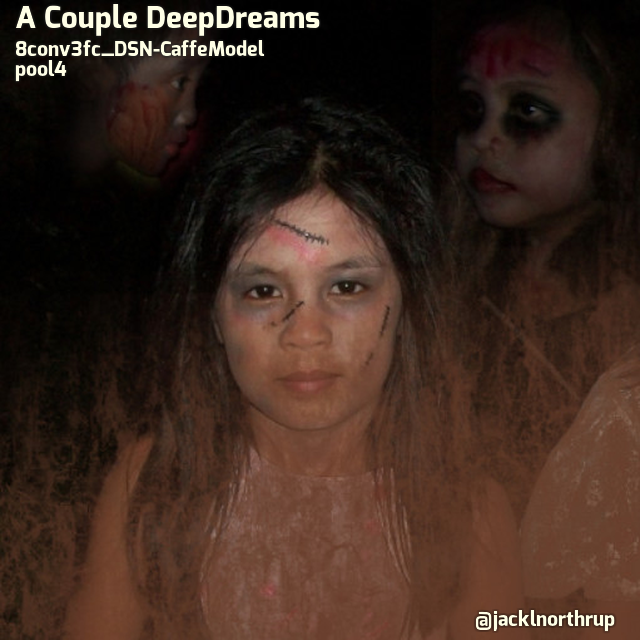
#> input picture TWITTER/images/TEMP_POST.png, 640 x 640 px, given as the content of the folder ck/Desktop/pycode/vpython2/TrigonometryBot/images/NewFolder/, which was not available
$ jupyter execute --allow-errors Image-Maker.ipynb   (shell and % lines are left out)   (Python 2 division)   (older library calls are emulated)   (text cells are left out)
#> lines starting #> are read from the running program, lines starting #| are printed output that depends on the picture; pictures that were not available may be replaced by others from this repository, and a replacement may not be noted
#> (a cell that did not finish here is left out)

#> (a cell that did not finish here is left out)

[cell 3]
import sys
sys.path.insert(0, "/home/jack/anaconda2/envs/py27/lib/python2.7/site-packages")
import cv2

[cell 4]
#1- GOOD RANDOM resize and crop
import PIL
import time
from PIL import Image
import random, os

path = r"/home/jack/Desktop/pycode/vpython2/TrigonometryBot/images/NewFolder/"
import random, os
random_filename = random.choice([
    x for x in os.listdir(path)
    if os.path.isfile(os.path.join(path, x))
])

img1 = path+"/"+random_filename
im1=Image.open(img1)
#> im1 is the input picture: PIL image 640x640 RGBA; mean R, G, B, A 59.8, 39.8, 30.2, 254.8
longer_side = max(im1.size)
basewidth = longer_side
img = Image.open(img1)
wpercent = (basewidth / float(img.size[0]))
hsize = int((float(img.size[1]) * float(wpercent)))
img = img.resize((basewidth, hsize), PIL.Image.ANTIALIAS)
half_the_width = img.size[0] / 2
half_the_height = img.size[1] / 2
img4 = img.crop(
    (
        half_the_width - 320,
        half_the_height - 320,
        half_the_width + 320,
        half_the_height + 320
    )
)
img4.save("ManRay_temp/TEMP-img4.png")


path2 = r"/home/jack/Desktop/pycode/vpython2/TrigonometryBot/images/"
#path2 = r"bugs/advertisements1800/"
random_filename2 = random.choice([
    y for y in os.listdir(path2)
    if os.path.isfile(os.path.join(path2, y))
])

img1a = path2+"/"+random_filename2
im1a=Image.open(img1a)
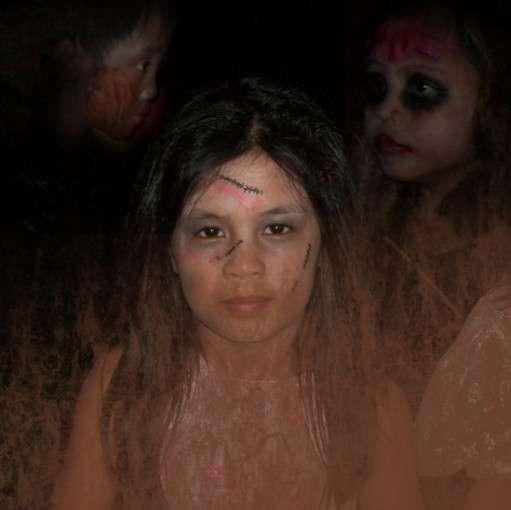
#> input picture TWITTER/images/girl.jpg, 511 x 510 px, found by its file name
#> im1a is the input picture: PIL image 511x510 RGB; mean R, G, B 56.5, 36.3, 27
basewidth = 1200
imga = Image.open(img1a)
wpercent = (basewidth / float(imga.size[0]))
hsize = int((float(img.size[1]) * float(wpercent)))
imga = imga.resize((basewidth, hsize), PIL.Image.ANTIALIAS)
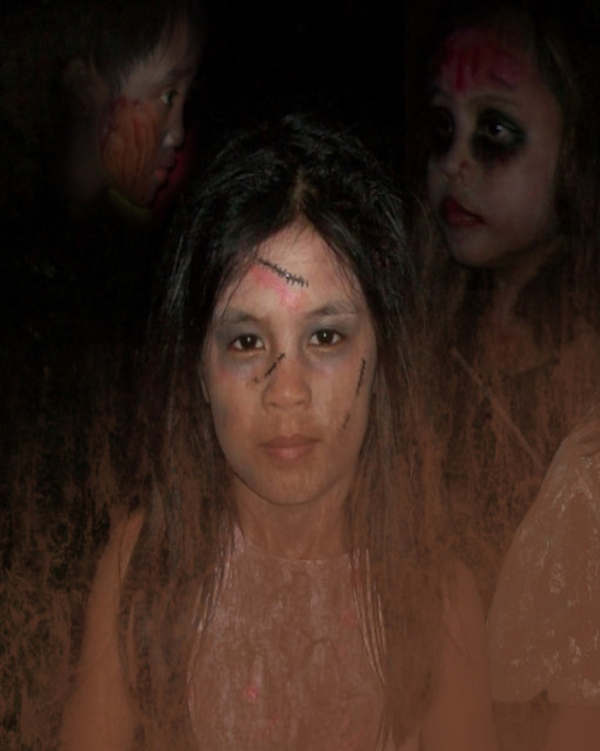
#> imga: PIL image 1200x1502 RGB (shown at 1/2 size); mean R, G, B 56.5, 36.3, 27
half_the_width = imga.size[0] / 2
half_the_height = imga.size[1] / 2
img4a = imga.crop(
    (
        half_the_width - 320,
        half_the_height - 320,
        half_the_width + 320,
        half_the_height + 320
    )
)
img4a.save("ManRay_temp/TEMP-img4a.png")
img1 = "ManRay_temp/TEMP-img4.png"
img2 = "ManRay_temp/TEMP-img4a.png"

from PIL import Image
#im1=Image.open(img1)
#im1.size # (width,height) tuple
#im2=Image.open(img2)
#im2.size # (width,height) tuple
background = Image.open(img1)
overlay = Image.open(img2)

#background = Image.open(img2)
background = background.convert("RGBA")
#overlay = Image.open(img2)
overlay = overlay.convert("RGBA")

new_img = Image.blend(background, overlay, 0.3)

timename = time.strftime("%Y%m%d-%H%M%S")
#filename = timename+".png"
filename = timename
#new_img.save(filename,"PNG")

new_img.save("ManRay_temp/save/"+filename+".png","PNG")

[cell 5]
# 2- GOOD RANDOM resize and crop  Sepia experiment
import PIL
from PIL import Image, ImageOps
import random, os
import time
path = r"bugs/steamengines/"
import random, os
random_filename = random.choice([
    x for x in os.listdir(path)
    if os.path.isfile(os.path.join(path, x))
])

img1 = path+"/"+random_filename
im1=Image.open(img1)
longer_side = max(im1.size)
basewidth = longer_side
img = Image.open(img1)
wpercent = (basewidth / float(img.size[0]))
hsize = int((float(img.size[1]) * float(wpercent)))
img = img.resize((basewidth, hsize), PIL.Image.ANTIALIAS)
half_the_width = img.size[0] / 2
half_the_height = img.size[1] / 2
im = img.crop(
    (
        half_the_width - 320,
        half_the_height - 320,
        half_the_width + 320,
        half_the_height + 320
    )
)


# GOOD WORKING TURNS IMAGE SEPIA


def make_linear_ramp(white):
    # putpalette expects [r,g,b,r,g,b,...]
#> called with white = (255, 240, 192)
    ramp = []
    r, g, b = white
    for i in range(255):
        ramp.extend((r*i/255, g*i/255, b*i/255))
    return ramp
# make sepia ramp (tweak color as necessary)
sepia = make_linear_ramp((255, 240, 192))

# [6 lines of commented-out code are left out]
if im.mode != "L":
    im = im.convert("L")

# optional: apply contrast enhancement here, e.g.
im = ImageOps.autocontrast(im)

# apply sepia palette
im.putpalette(sepia)
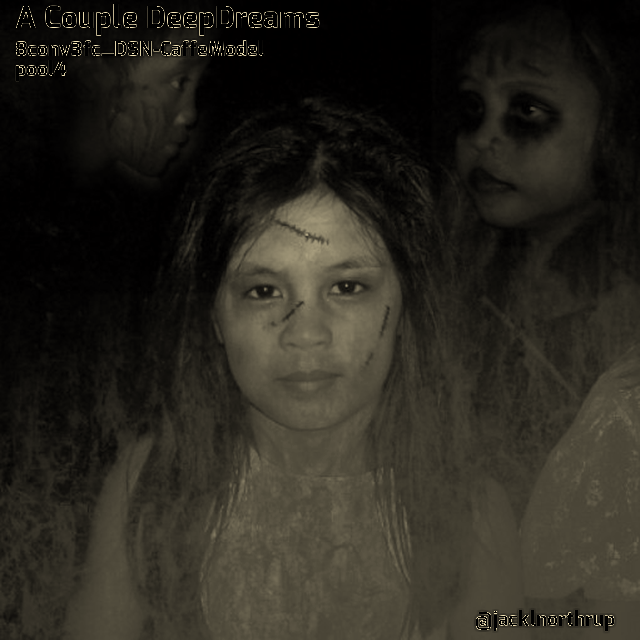
#> im: PIL image 640x640 P; mean R, G, B 42, 39, 31.1

# convert back to RGB so we can save it as JPEG
# (alternatively, save it in PNG or similar)
#im = im.convert("RGB")

#im.save("file.jpg")
timename = time.strftime("%Y%m%d-%H%M%S")
#filename = timename+".png"
filename = timename
#new_img.save(filename,"PNG")

#background.save("STUFF/"+filename+".png","PNG")
im.save("TEMP-img4.png","PNG")


#img4.save("TEMP-img4.png")


path2 = r"bugs/deco/"
random_filename2 = random.choice([
    y for y in os.listdir(path2)
    if os.path.isfile(os.path.join(path2, y))
])

img1a = path2+"/"+random_filename2
im1a=Image.open(img1a)
basewidth = 1200
imga = Image.open(img1a)
wpercent = (basewidth / float(imga.size[0]))
hsize = int((float(img.size[1]) * float(wpercent)))
imga = imga.resize((basewidth, hsize), PIL.Image.ANTIALIAS)
#> imga: PIL image 1200x1200 RGBA
half_the_width = imga.size[0] / 2
half_the_height = imga.size[1] / 2
img4a = imga.crop(
    (
        half_the_width - 320,
        half_the_height - 320,
        half_the_width + 320,
        half_the_height + 320
    )
)
#> img4a: PIL image 640x640 RGBA
img4a.save("TEMP-img4a.png")
img1 = "TEMP-img4.png"
img2 = "TEMP-img4a.png"

from PIL import Image
#im1=Image.open(img1)
#im1.size # (width,height) tuple
#im2=Image.open(img2)
#im2.size # (width,height) tuple
background = Image.open(img1)
overlay = Image.open(img2)

#background = Image.open(img2)
background = background.convert("RGBA")
#overlay = Image.open(img2)
overlay = overlay.convert("RGBA")

new_img = Image.blend(background, overlay, 0.5)


timename = time.strftime("%Y%m%d-%H%M%S")
#filename = timename+".png"
filename = timename
#new_img.save(filename,"PNG")

new_img.save("ManRay_temp/save/"+filename+".png","PNG")

[cell 6]
# emboss -EXPERIMENT
import PIL

from PIL import Image, ImageFilter
import random, os
from PIL import Image
import time
#path = r"bugs/advertisements1800/"
import random, os
random_filename = random.choice([
    x for x in os.listdir(path)
    if os.path.isfile(os.path.join(path, x))
])

img1 = path+"/"+random_filename
im1=Image.open(img1)
longer_side = max(im1.size)
basewidth = longer_side
img = Image.open(img1)
wpercent = (basewidth / float(img.size[0]))
hsize = int((float(img.size[1]) * float(wpercent)))
img = img.resize((basewidth, hsize), PIL.Image.ANTIALIAS)
half_the_width = img.size[0] / 2
half_the_height = img.size[1] / 2
img4 = img.crop(
    (
        half_the_width - 320,
        half_the_height - 320,
        half_the_width + 320,
        half_the_height + 320
    )
)
img4.save("TEMP-img4.png")


path2 = r"/home/jack/Desktop/deep-dream-generator/notebooks/test/"
random_filename2 = random.choice([
    y for y in os.listdir(path2)
    if os.path.isfile(os.path.join(path2, y))
])

img1a = path2+"/"+random_filename2
im1a=Image.open(img1a)
basewidth = 1200
imga = Image.open(img1a)
wpercent = (basewidth / float(imga.size[0]))
hsize = int((float(img.size[1]) * float(wpercent)))
imga = imga.resize((basewidth, hsize), PIL.Image.ANTIALIAS)
half_the_width = imga.size[0] / 2
half_the_height = imga.size[1] / 2
from random import randint
x1=(randint(12, 56))
x2=(randint(12, 56))
x3=(randint(12, 56))
x4=(randint(12, 56))

img4a = imga.crop(
    (
        half_the_width - 320+x1,
        half_the_height - 320+x2,
        half_the_width + 320+x3,
        half_the_height + 320+x4
    )
)
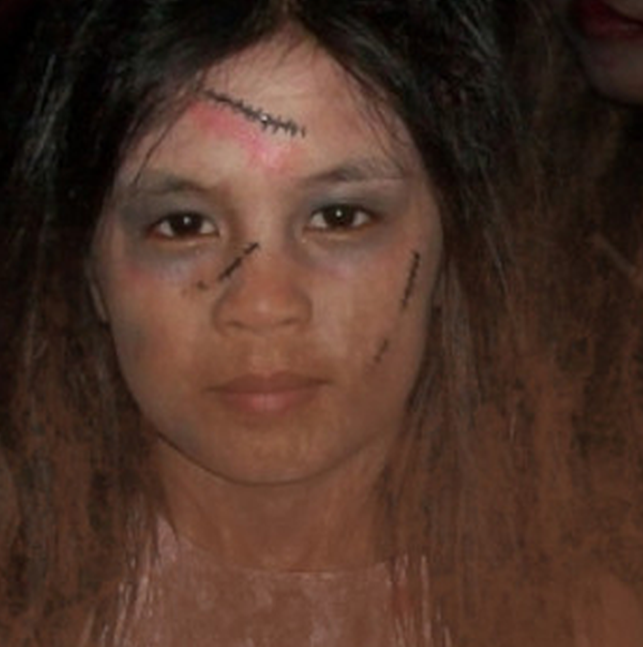
#> img4a: PIL image 643x647 RGBA; mean R, G, B, A 77.8, 51.5, 39.8, 255


#img4a.save("TEMP-img4a.png")
#image = Image.open('img4aS-001.png')
img4 = img4a.filter(ImageFilter.BLUR)
img4.save('TEMP-img4a.png')


img1 = "TEMP-img4.png"
img2 = "TEMP-img4a.png"

from PIL import Image
#im1=Image.open(img1)
#im1.size # (width,height) tuple
#im2=Image.open(img2)
#im2.size # (width,height) tuple
background = Image.open(img1)
overlay = Image.open(img2)

#background = Image.open(img2)
background = background.convert("RGBA")
#overlay = Image.open(img2)
overlay = overlay.convert("RGBA")
bg_w, bg_h = background.size
ctr1=random.randint(1, 611)-100
ctr2=random.randint(1, 611)-100

#offset = ((bg_w - ctr1), (bg_h - ctr2))

offset = (ctr1, ctr2)

#new_img = Image.blend(background, overlay, 0.3)
background.paste(overlay, offset)

timename = time.strftime("%Y%m%d-%H%M%S")
#filename = timename+".png"
filename = timename
#new_img.save(filename,"PNG")

background.save("ManRay_temp/save/"+filename+".png","PNG")

[cell 7]
# 3 -GOOD RANDOM resize and crop
import PIL
from PIL import Image
from PIL import Image
import random, os
from PIL import Image
import time
path = r"bugs/manuscript0/"
import random, os
random_filename = random.choice([
    x for x in os.listdir(path)
    if os.path.isfile(os.path.join(path, x))
])

img1 = path+"/"+random_filename
im1=Image.open(img1)
longer_side = max(im1.size)
basewidth = longer_side
img = Image.open(img1)
wpercent = (basewidth / float(img.size[0]))
hsize = int((float(img.size[1]) * float(wpercent)))
img = img.resize((basewidth, hsize), PIL.Image.ANTIALIAS)
half_the_width = img.size[0] / 2
half_the_height = img.size[1] / 2
img4 = img.crop(
    (
        half_the_width - 320,
        half_the_height - 320,
        half_the_width + 320,
        half_the_height + 320
    )
)
img4.save("TEMP-img4.png")


path2 = r"bugs/nouveau/"
random_filename2 = random.choice([
    y for y in os.listdir(path2)
    if os.path.isfile(os.path.join(path2, y))
])

img1a = path2+"/"+random_filename2
im1a=Image.open(img1a)
basewidth = 1200
imga = Image.open(img1a)
wpercent = (basewidth / float(imga.size[0]))
hsize = int((float(img.size[1]) * float(wpercent)))
imga = imga.resize((basewidth, hsize), PIL.Image.ANTIALIAS)
half_the_width = imga.size[0] / 2
half_the_height = imga.size[1] / 2
img4a = imga.crop(
    (
        half_the_width - 320,
        half_the_height - 320,
        half_the_width + 320,
        half_the_height + 320
    )
)
img4a.save("TEMP-img4a.png")
img1 = "TEMP-img4.png"
img2 = "TEMP-img4a.png"

from PIL import Image
#im1=Image.open(img1)
#im1.size # (width,height) tuple
#im2=Image.open(img2)
#im2.size # (width,height) tuple
background = Image.open(img1)
overlay = Image.open(img2)

#background = Image.open(img2)
background = background.convert("RGBA")
#overlay = Image.open(img2)
overlay = overlay.convert("RGBA")

new_img = Image.blend(background, overlay, 0.3)
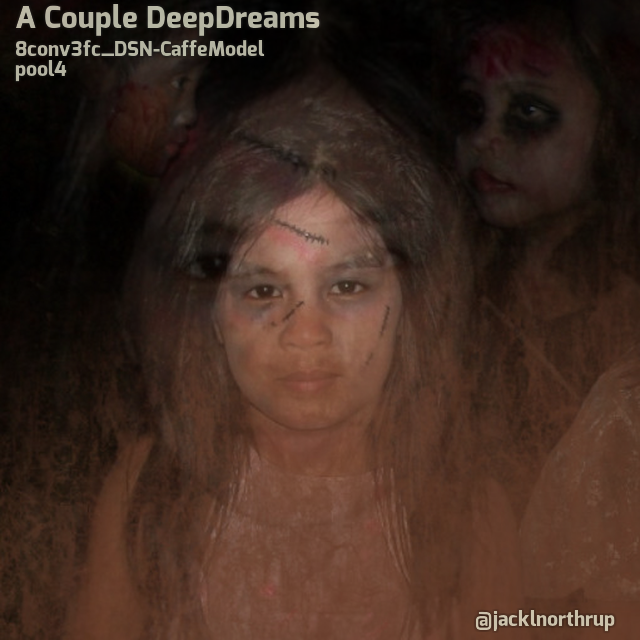
#> new_img: PIL image 640x640 RGBA; mean R, G, B, A 62.8, 41.7, 31.8, 254.9; transparent parts drawn white


timename = time.strftime("%Y%m%d-%H%M%S")
#filename = timename+".png"
filename = timename
#new_img.save(filename,"PNG")

new_img.save("ManRay_temp/save/"+filename+".png","PNG")

[cell 8]
# 4- GooD -EXPERIMENT
import PIL
from PIL import Image
from PIL import Image
import random, os
from PIL import Image
import time
path = r"bugs/nouveau/"
import random, os
random_filename = random.choice([
    x for x in os.listdir(path)
    if os.path.isfile(os.path.join(path, x))
])

img1 = path+"/"+random_filename
im1=Image.open(img1)
longer_side = max(im1.size)
basewidth = longer_side
img = Image.open(img1)
wpercent = (basewidth / float(img.size[0]))
hsize = int((float(img.size[1]) * float(wpercent)))
img = img.resize((basewidth, hsize), PIL.Image.ANTIALIAS)
half_the_width = img.size[0] / 2
half_the_height = img.size[1] / 2
img4 = img.crop(
    (
        half_the_width - 320,
        half_the_height - 320,
        half_the_width + 320,
        half_the_height + 320
    )
)
img4.save("TEMP-img4.png")


path2 = r"bugs/advertisements/"
random_filename2 = random.choice([
    y for y in os.listdir(path2)
    if os.path.isfile(os.path.join(path2, y))
])

img1a = path2+"/"+random_filename2
im1a=Image.open(img1a)
basewidth = 1200
imga = Image.open(img1a)
wpercent = (basewidth / float(imga.size[0]))
hsize = int((float(img.size[1]) * float(wpercent)))
imga = imga.resize((basewidth, hsize), PIL.Image.ANTIALIAS)
half_the_width = imga.size[0] / 2
half_the_height = imga.size[1] / 2
from random import randint
x1=(randint(12, 56))
x2=(randint(12, 56))
x3=(randint(12, 56))
x4=(randint(12, 56))

img4a = imga.crop(
    (
        half_the_width - 320+x1,
        half_the_height - 320+x2,
        half_the_width + 320+x3,
        half_the_height + 320+x4
    )
)
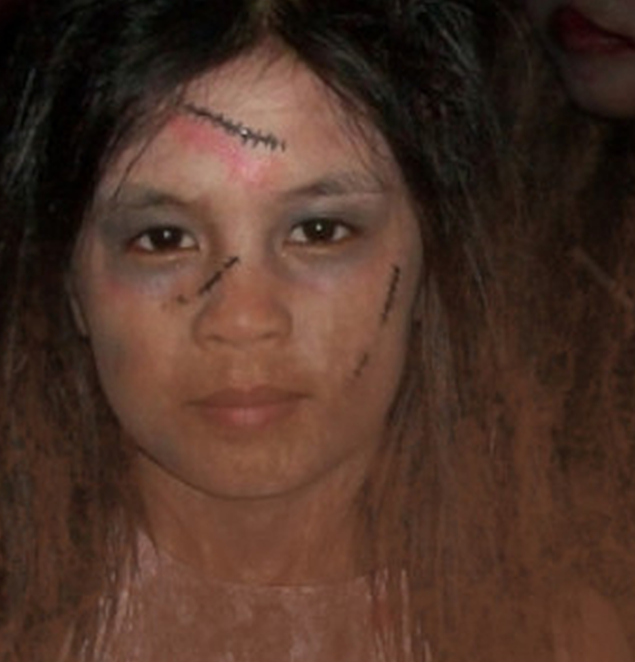
#> img4a: PIL image 635x662 RGBA; mean R, G, B, A 77.6, 51.4, 39.7, 255
img4a.save("TEMP-img4a.png")
img1 = "TEMP-img4.png"
img2 = "TEMP-img4a.png"

from PIL import Image
#im1=Image.open(img1)
#im1.size # (width,height) tuple
#im2=Image.open(img2)
#im2.size # (width,height) tuple
background = Image.open(img1)
overlay = Image.open(img2)

#background = Image.open(img2)
background = background.convert("RGBA")
#overlay = Image.open(img2)
overlay = overlay.convert("RGBA")
bg_w, bg_h = background.size
ctr1=random.randint(1, 411)
ctr2=random.randint(1, 411)

#offset = ((bg_w - ctr1), (bg_h - ctr2))

offset = (ctr1, ctr2)


#new_img = Image.blend(background, overlay, 0.3)
background.paste(overlay, offset)
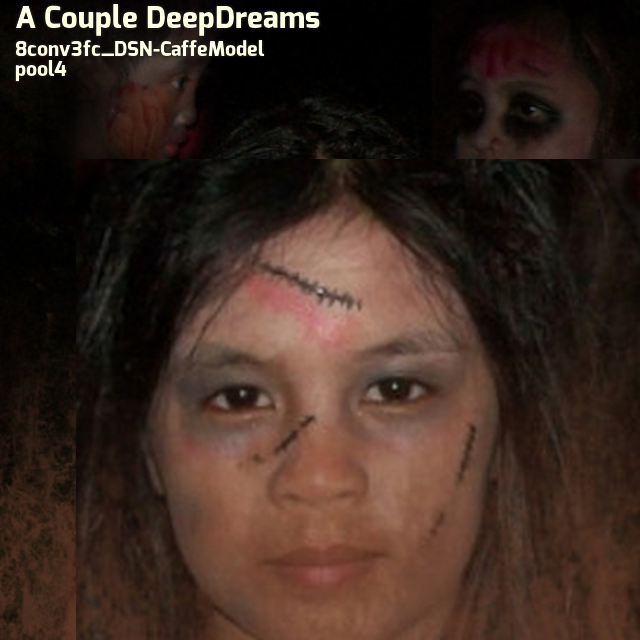
#> background: PIL image 640x640 RGBA; mean R, G, B, A 59.2, 41.3, 32.8, 254.8; transparent parts drawn white

timename = time.strftime("%Y%m%d-%H%M%S")
#filename = timename+".png"
filename = timename
#new_img.save(filename,"PNG")

background.save("ManRay_temp/save/"+filename+".png","PNG")

[cell 9]
# 5 - do not touch working fine
#from PIL import Image
#img = Image.open('800px-Tioman_Rainforest_.jpg', 'r')
import PIL.Image
import time
pathS = r"bugs/nouveau/"
import random, os
random_filenameS = random.choice([
    x for x in os.listdir(pathS)
    if os.path.isfile(os.path.join(pathS, x))
])
img1S = pathS+"/"+random_filenameS
#imgo=Image.open("newimage.png", "r")
imgo = Image.open(img1S, 'r')
img_w, img_h = imgo.size
#background = Image.new('RGBA', (1440, 900), (255, 255, 255, 255))

from PIL import Image

path2S = r"ManRay_temp/save/"
random_filename2S = random.choice([
    yS for yS in os.listdir(path2S)
    if os.path.isfile(os.path.join(path2S, yS))
])

img1aS = path2S+"/"+random_filename2S
im1aS=Image.open(img1aS)
basewidthS = 1200
imgaS = Image.open(img1aS)
wpercent = (basewidthS / float(imgaS.size[0]))
hsize = int((float(img.size[1]) * float(wpercent)))
imgaS = imgaS.resize((basewidth, hsize), PIL.Image.ANTIALIAS)
half_the_width = imgaS.size[0] / 2
half_the_height = imgaS.size[1] / 2
from random import randint
x1=(randint(+120, +360))
x2=(randint(+120, +360))
x3=(randint(+120, +360))
x4=(randint(+120, +360))
img4aS = imgaS.crop(
    (
        half_the_width - x1,
        half_the_height - x2,
        half_the_width + x3,
        half_the_height + x4
    )
)
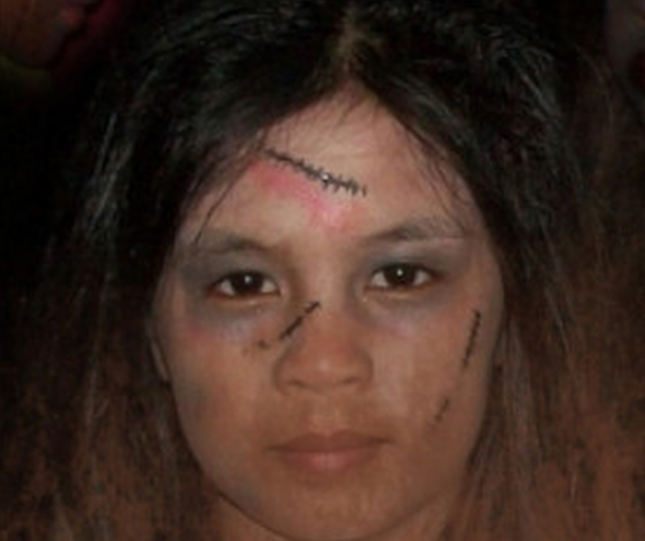
#> img4aS: PIL image 645x541 RGBA; mean R, G, B, A 63.7, 43.4, 34.2, 255
img4aS.save('img4aS-001.png')

#background = Image.open(img4aS)
background = Image.open("img4aS-001.png")
ctr1=(randint(1, img_w))
ctr2=(randint(1, img_h))
bg_w, bg_h = background.size
offset = ((bg_w - ctr1), (bg_h - ctr2))


#offset = ((bg_w - img_w) /2, (bg_h - img_h) / 2)
background.paste(imgo, offset)
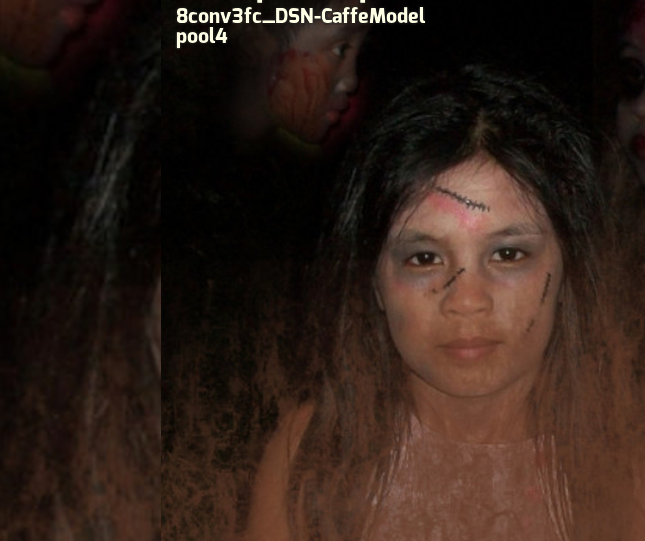
#> background: PIL image 645x541 RGBA; mean R, G, B, A 46.7, 31, 23.5, 254.9; transparent parts drawn white
#background.save('overlay001.png')
#do not touch working fine


timename = time.strftime("%Y%m%d-%H%M%S")
#filename = timename+".png"
filename = timename
#new_img.save(filename,"PNG")

#background.save("STUFF/"+filename+".png","PNG")
background.save("ManRay_temp/save/cycled/"+filename+".png","PNG")

[cell 10]
# 6 - do not touch working fine
#from PIL import Image
#img = Image.open('800px-Tioman_Rainforest_.jpg', 'r')
import PIL.Image
import time
pathS = r"bugs/manuscript1/"
import random, os
random_filenameS = random.choice([
    x for x in os.listdir(pathS)
    if os.path.isfile(os.path.join(pathS, x))
])
img1S = pathS+"/"+random_filenameS
#imgo=Image.open("newimage.png", "r")
imgo = Image.open(img1S, 'r')
img_w, img_h = imgo.size
#background = Image.new('RGBA', (1440, 900), (255, 255, 255, 255))

from PIL import Image

path2S = r"STUFF/"
random_filename2S = random.choice([
    yS for yS in os.listdir(path2S)
    if os.path.isfile(os.path.join(path2S, yS))
])

img1aS = path2S+"/"+random_filename2S
im1aS=Image.open(img1aS)
basewidthS = 1200
imgaS = Image.open(img1aS)
wpercent = (basewidthS / float(imgaS.size[0]))
hsize = int((float(img.size[1]) * float(wpercent)))
imgaS = imgaS.resize((basewidth, hsize), PIL.Image.ANTIALIAS)
half_the_width = imgaS.size[0] / 2
half_the_height = imgaS.size[1] / 2
from random import randint
x1=(randint(+120, +360))
x2=(randint(+120, +360))
x3=(randint(+120, +360))
x4=(randint(+120, +360))
img4aS = imgaS.crop(
    (
        half_the_width - x1,
        half_the_height - x2,
        half_the_width + x3,
        half_the_height + x4
    )
)
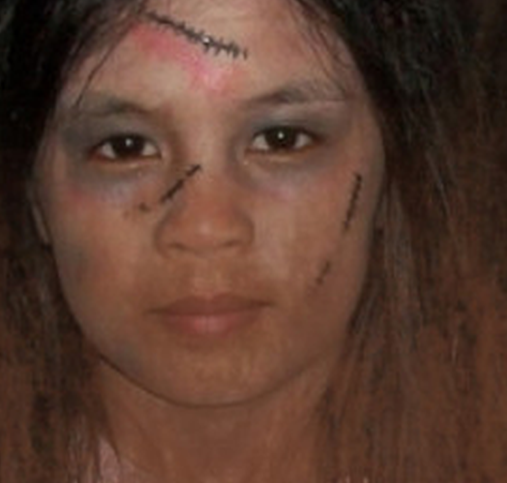
#> img4aS: PIL image 507x483 RGBA; mean R, G, B, A 91.2, 60.9, 47.8, 255
img4aS.save('img4aS-001.png')

#background = Image.open(img4aS)
background = Image.open("img4aS-001.png")
ctr1=(randint(1, img_w))
ctr2=(randint(1, img_h))
#> (the rest of the program and of its run is left out)
